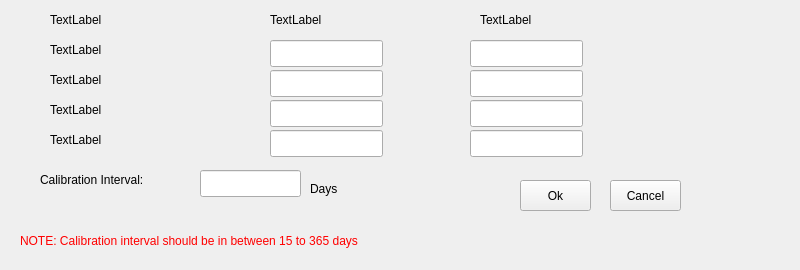
            <widget class="QWidget" name="tab_18">
             <attribute name="title">
              <string>Confirmation</string>
             </attribute>
             <widget class="QLabel" name="range1">
              <property name="geometry">
               <rect>
                <x>50</x>
                <y>40</y>
                <width>151</width>
                <height>20</height>
               </rect>
              </property>
              <property name="text">
               <string>TextLabel</string>
              </property>
             </widget>
             <widget class="QLabel" name="range2">
              <property name="geometry">
               <rect>
                <x>50</x>
                <y>70</y>
                <width>151</width>
                <height>20</height>
               </rect>
              </property>
              <property name="text">
               <string>TextLabel</string>
              </property>
             </widget>
             <widget class="QLabel" name="range3">
              <property name="geometry">
               <rect>
                <x>50</x>
                <y>100</y>
                <width>151</width>
                <height>20</height>
               </rect>
              </property>
              <property name="text">
               <string>TextLabel</string>
              </property>
             </widget>
             <widget class="QLabel" name="range4">
              <property name="geometry">
               <rect>
                <x>50</x>
                <y>130</y>
                <width>151</width>
                <height>20</height>
               </rect>
              </property>
              <property name="text">
               <string>TextLabel</string>
              </property>
             </widget>
             <widget class="QLineEdit" name="slope1">
              <property name="geometry">
               <rect>
                <x>270</x>
                <y>40</y>
                <width>113</width>
                <height>27</height>
               </rect>
              </property>
             </widget>
             <widget class="QLineEdit" name="slope2">
              <property name="geometry">
               <rect>
                <x>270</x>
                <y>70</y>
                <width>113</width>
                <height>27</height>
               </rect>
              </property>
             </widget>
             <widget class="QLineEdit" name="slope3">
              <property name="geometry">
               <rect>
                <x>270</x>
                <y>100</y>
                <width>113</width>
                <height>27</height>
               </rect>
              </property>
             </widget>
             <widget class="QLineEdit" name="slope4">
              <property name="geometry">
               <rect>
                <x>270</x>
                <y>130</y>
                <width>113</width>
                <height>27</height>
               </rect>
              </property>
             </widget>
             <widget class="QLineEdit" name="offset1">
              <property name="geometry">
               <rect>
                <x>470</x>
                <y>40</y>
                <width>113</width>
                <height>27</height>
               </rect>
              </property>
             </widget>
             <widget class="QLineEdit" name="offset2">
              <property name="geometry">
               <rect>
                <x>470</x>
                <y>70</y>
                <width>113</width>
                <height>27</height>
               </rect>
              </property>
             </widget>
             <widget class="QLineEdit" name="offset3">
              <property name="geometry">
               <rect>
                <x>470</x>
                <y>100</y>
                <width>113</width>
                <height>27</height>
               </rect>
              </property>
             </widget>
             <widget class="QLineEdit" name="offset4">
              <property name="geometry">
               <rect>
                <x>470</x>
                <y>130</y>
                <width>113</width>
                <height>27</height>
               </rect>
              </property>
             </widget>
             <widget class="QPushButton" name="pushButton_3">
              <property name="geometry">
               <rect>
                <x>520</x>
                <y>180</y>
                <width>71</width>
                <height>31</height>
               </rect>
              </property>
              <property name="text">
               <string>Ok</string>
              </property>
             </widget>
             <widget class="QPushButton" name="pushButton_25">
              <property name="geometry">
               <rect>
                <x>610</x>
                <y>180</y>
                <width>71</width>
                <height>31</height>
               </rect>
              </property>
              <property name="text">
               <string>Cancel</string>
              </property>
             </widget>
             <widget class="QLabel" name="column1">
              <property name="geometry">
               <rect>
                <x>50</x>
                <y>10</y>
                <width>161</width>
                <height>20</height>
               </rect>
              </property>
              <property name="text">
               <string>TextLabel</string>
              </property>
             </widget>
             <widget class="QLabel" name="column2">
              <property name="geometry">
               <rect>
                <x>270</x>
                <y>10</y>
                <width>121</width>
                <height>20</height>
               </rect>
              </property>
              <property name="text">
               <string>TextLabel</string>
              </property>
             </widget>
             <widget class="QLabel" name="column3">
              <property name="geometry">
               <rect>
                <x>480</x>
                <y>10</y>
                <width>121</width>
                <height>20</height>
               </rect>
              </property>
              <property name="text">
               <string>TextLabel</string>
              </property>
             </widget>
             <widget class="QLabel" name="label_85">
              <property name="geometry">
               <rect>
                <x>40</x>
                <y>170</y>
                <width>151</width>
                <height>20</height>
               </rect>
              </property>
              <property name="text">
               <string>Calibration Interval:   </string>
              </property>
             </widget>
             <widget class="QLabel" name="label_86">
              <property name="geometry">
               <rect>
                <x>310</x>
                <y>180</y>
                <width>66</width>
                <height>17</height>
               </rect>
              </property>
              <property name="text">
               <string>Days</string>
              </property>
             </widget>
             <widget class="QLineEdit" name="calib_interval">
              <property name="geometry">
               <rect>
                <x>200</x>
                <y>170</y>
                <width>101</width>
                <height>27</height>
               </rect>
              </property>
             </widget>
             <widget class="QLabel" name="label_88">
              <property name="geometry">
               <rect>
                <x>20</x>
                <y>220</y>
                <width>771</width>
                <height>41</height>
               </rect>
              </property>
              <property name="palette">
               <palette>
                <active>
                 <colorrole role="WindowText">
                  <brush brushstyle="SolidPattern">
                   <color alpha="255">
                    <red>255</red>
                    <green>0</green>
                    <blue>0</blue>
                   </color>
                  </brush>
                 </colorrole>
                </active>
                <inactive>
                 <colorrole role="WindowText">
                  <brush brushstyle="SolidPattern">
                   <color alpha="255">
                    <red>255</red>
                    <green>0</green>
                    <blue>0</blue>
                   </color>
                  </brush>
                 </colorrole>
                </inactive>
                <disabled>
                 <colorrole role="WindowText">
                  <brush brushstyle="SolidPattern">
                   <color alpha="255">
                    <red>159</red>
                    <green>158</green>
                    <blue>158</blue>
                   </color>
                  </brush>
                 </colorrole>
                </disabled>
               </palette>
              </property>
              <property name="text">
               <string>NOTE: Calibration interval should be in between 15 to 365 days</string>
              </property>
             </widget>
             <zorder>pushButton_3</zorder>
             <zorder>range1</zorder>
             <zorder>range2</zorder>
             <zorder>range3</zorder>
             <zorder>range4</zorder>
             <zorder>slope1</zorder>
             <zorder>slope2</zorder>
             <zorder>slope3</zorder>
             <zorder>slope4</zorder>
             <zorder>offset1</zorder>
             <zorder>offset2</zorder>
             <zorder>offset3</zorder>
             <zorder>offset4</zorder>
             <zorder>pushButton_25</zorder>
             <zorder>column1</zorder>
             <zorder>column2</zorder>
             <zorder>column3</zorder>
             <zorder>label_85</zorder>
             <zorder>label_86</zorder>
             <zorder>calib_interval</zorder>
             <zorder>label_88</zorder>
            </widget>
